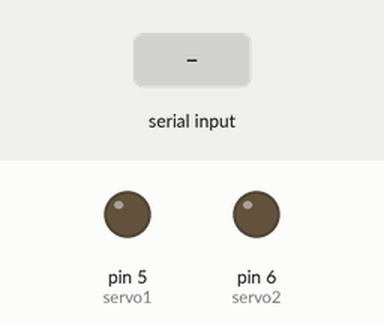
The sketch below on a simulated Arduino Uno, built with avr-gcc and run on an emulated ATmega328P. On the bench: output pins drawn as LEDs (lit = HIGH). The inputs (shaded band) are chosen by the test bench. What the sketch prints to the serial monitor is not drawn.

Above: at 1.2 s.
1.3 s: "Y\n" received over Serial
At 2.1 s:
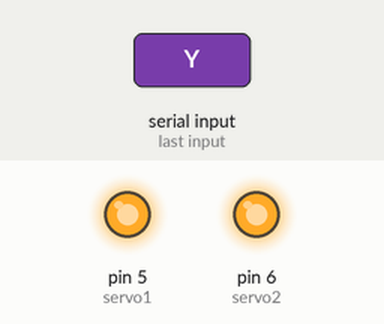
2.8 s: "L\n" received over Serial
At 3.2 s:
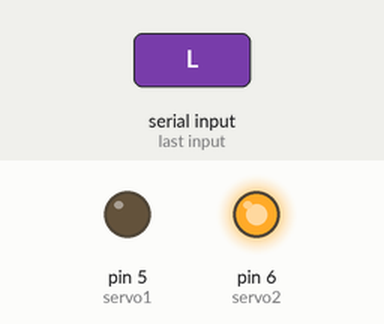
4.3 s: "R\n" received over Serial
At 5.6 s:
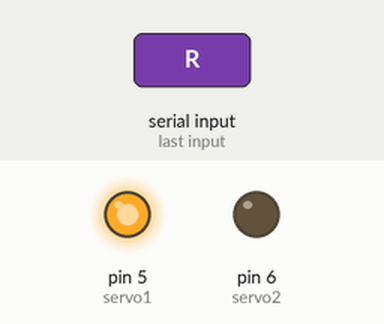
Timing chart, 0 to 7.3 s (numbered marks = the images above; inputs shaded):
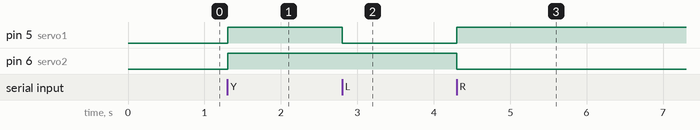

The sketch:

sketch_for_stt_arduino.ino
```cpp
int servo1 = 5;
int servo2 = 6;

void setup() {


  // start serial port at 9600 bps:
  Serial.begin(9600);
  pinMode(servo1, OUTPUT);
  pinMode(servo2, OUTPUT);
  // initialize digital pin LED_BUILTIN as an output.
  //pinMode(LED_BUILTIN, OUTPUT);
  while (!Serial) {
    ; // wait for serial port to connect.
  }

}

void loop() {
  char buffer[16];
  // if we get a command, turn the LED on or off:
  if (Serial.available() > 0) {
    int size = Serial.readBytesUntil('\n', buffer, 12);
    Serial.print(buffer[0]);
    if (buffer[0] == 'Y') {
      Serial.print('1');
      digitalWrite(servo1, HIGH);
      digitalWrite(servo2, HIGH);
    }
    if (buffer[0] == 'N') {
      digitalWrite(servo1, LOW);
      digitalWrite(servo2, LOW);
    }
     if (buffer[0] == 'L') {
      digitalWrite(servo1,LOW);
      digitalWrite(servo2, HIGH);
    }
      if (buffer[0] == 'R') {
      digitalWrite(servo1, HIGH);
      digitalWrite(servo2, LOW);
    }
  }
}
```

Measured:
- after the input at 1.3 s, pin 5 (servo1), pin 6 (servo2): LOW → HIGH at once
- after the input at 2.8 s, pin 5 (servo1): HIGH → LOW at once
- after the input at 4.3 s, pin 5 (servo1): LOW → HIGH at once; pin 6 (servo2): HIGH → LOW at once
